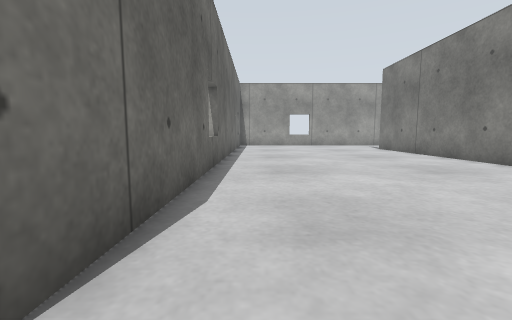
View 1 (above)

24 first-person views from a walk through a world built for the Gazebo simulator. The camera is 0.5 m above the floor, tilts 6° down and sees 90° across. The floor is counted in squares, 0.5 m on a side. Each view is taken from the middle of a square. On the plan, view 1 faces up. The plan holds only what a view shows up to about 11 squares ahead; the rest is blank. The place goes on beyond the plan. The robots in the file are not drawn.

View 2
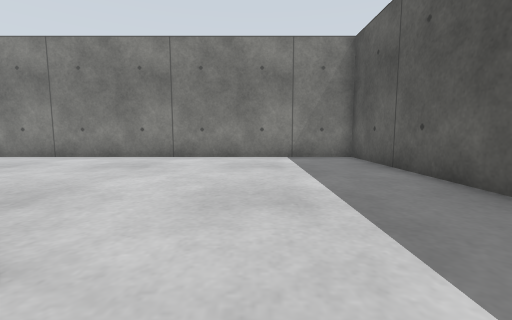

View 3
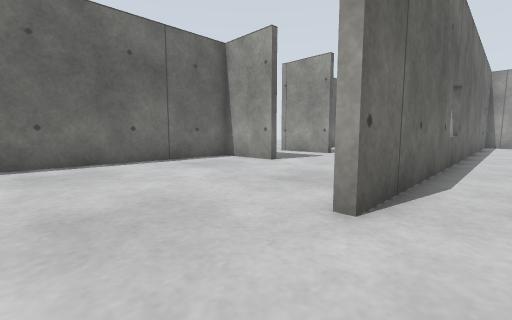

View 4
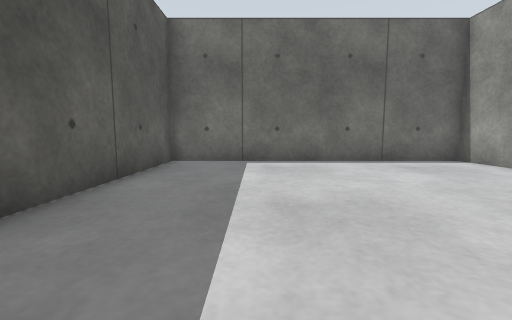

View 5
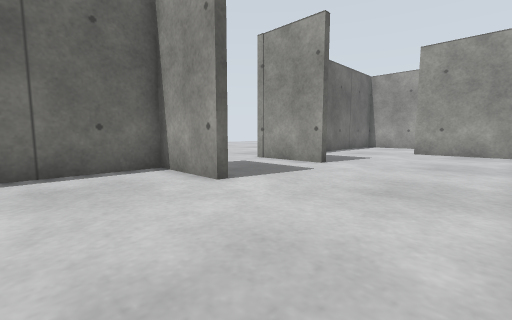

View 6
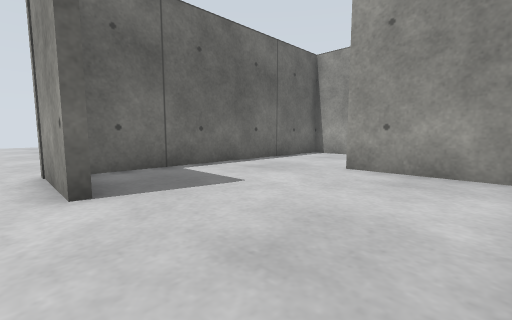

View 7
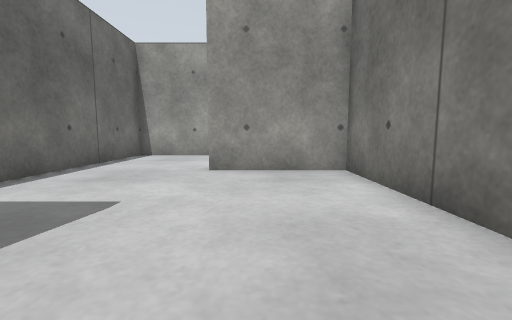

View 8
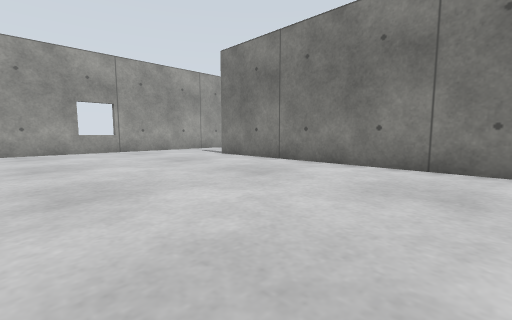

View 9
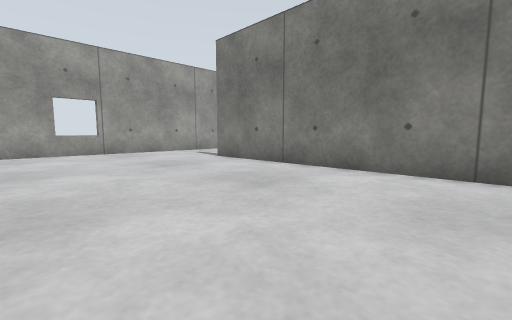

View 10
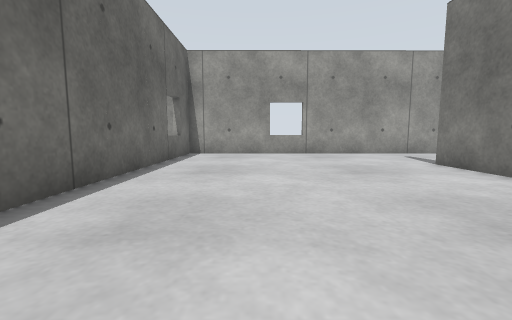

View 11
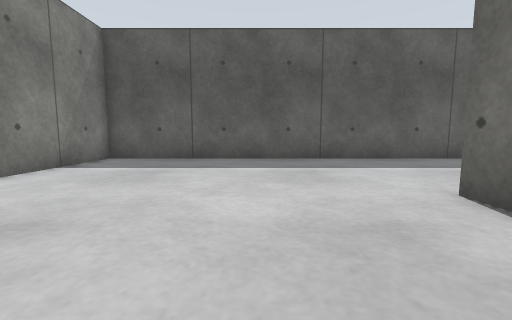

View 12
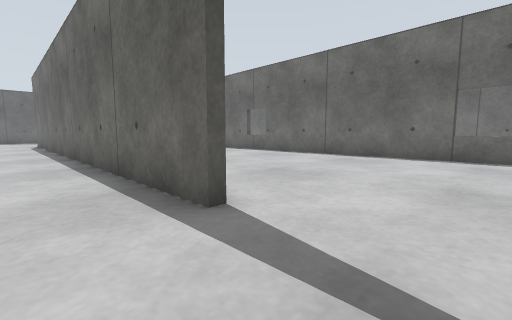

View 13
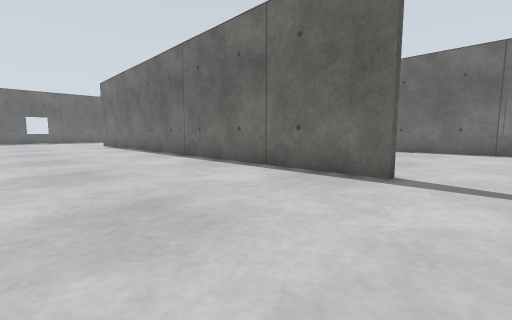

View 14
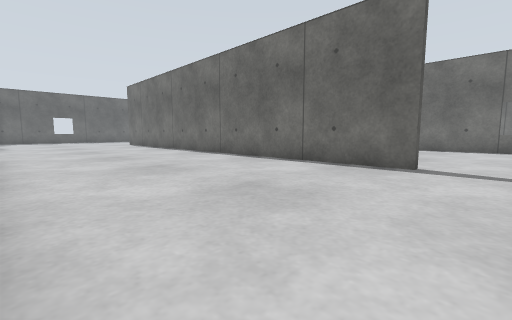

View 15
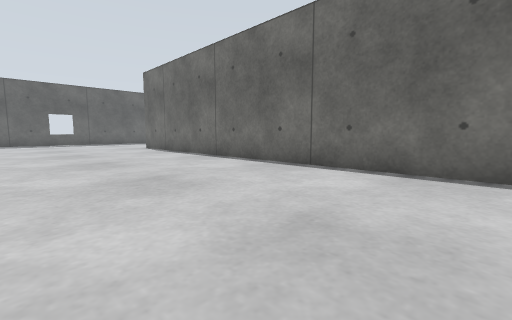

View 16
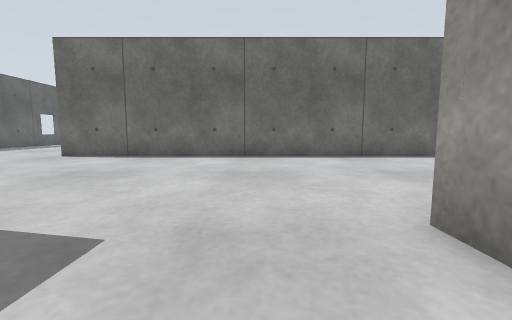

View 17
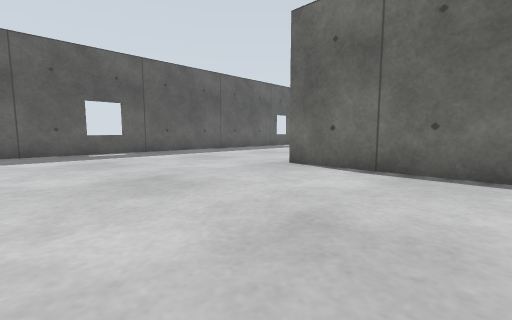

View 18
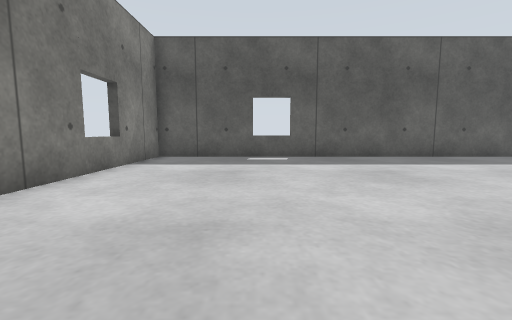

View 19
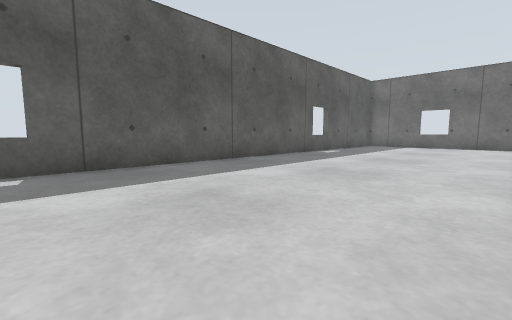

View 20
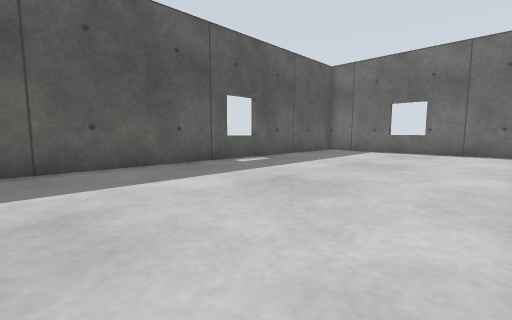

View 21
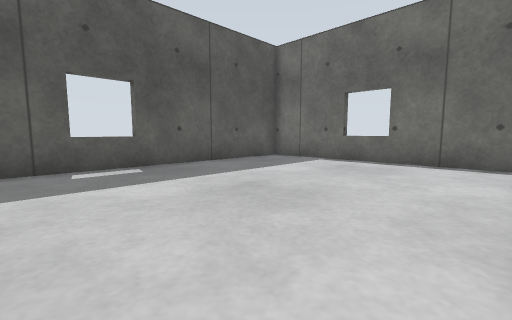

View 22
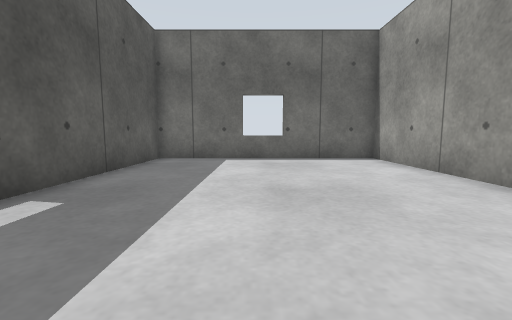

View 23
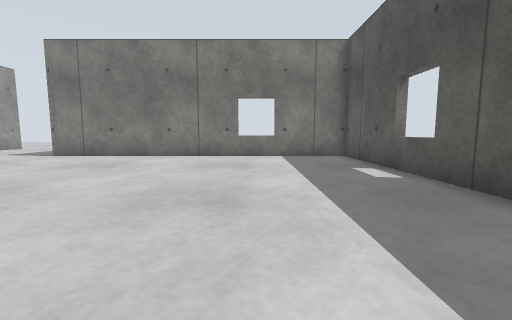

View 24
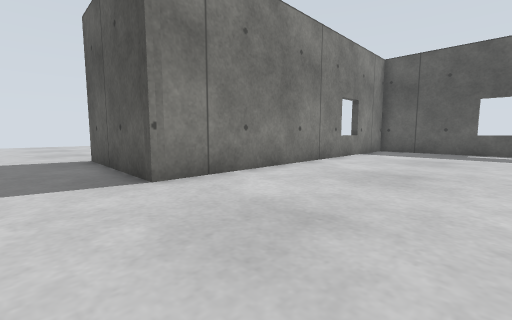

### Floor plan
Points are (right, up) in squares from view 1. A wall is a line through its corners. A room is listed if a view was taken in it or the views show most of it. See-through windows are left out.
Room 1 (views 1, 3, 4, 8, 9, 10, 11)
walls: (-1.4, -5) (7.8, -5) (7.8, 16.3); (-1.3, 19.3) (-1.3, 0.9)
ways out: opening at (-1, -2) to room 2; opening at (8, 18) to room 3
Room 2 (views 2, 5, 6, 7)
walls: (-6.4, 5.3) (-9.2, 5.3) (-9.2, -5) (-1.4, -5); (-6.5, 9.7) (-9.6, 9.7)
ways out: opening at (-1, -2) to room 1; opening at (-4, 10) to room 4; opening at (-8.7, 8)
Room 3 (views 12, 13, 14, 15, 16, 17, 18, 19, 20, 21, 22, 23, 24)
walls: (17.3, 4.9) (16.3, 4.9); (-3.6, -5.3) (-9.2, -5.3) (-9.2, -13.8) (16.1, -13.8) (16.1, -1.1) (21.6, -1.3); (8.1, 16.3) (8.1, -5.4)
ways out: opening at (8, 18) to room 1
Room 4 (no view inside)
walls: (-1.6, 11.4) (-1.6, 15.9) (-5.4, 15.9); (-9.2, 15.5) (-9.2, 10.5)
ways out: opening at (-4, 10) to room 2; opening at (-7, 16)

Where each view was taken, in squares from view 1:
view 1: 0 up, 0 right, facing up
view 2: 1 down, 3 left, facing right
view 3: 2 down, 0 right, facing up-left
view 4: 2 down, 0 right, facing left
view 5: 2 up, 2 left, facing up-left
view 6: 9 up, 2 left, facing up-left
view 7: 9 up, 4 left, facing up
view 8: 6 up, 0 right, facing up-right
view 9: 7 up, 1 right, facing up-right
view 10: 8 up, 2 right, facing up
view 11: 5 up, 2 right, facing down
view 12: 19 up, 10 right, facing down-left
view 13: 18 up, 14 right, facing down-left
view 14: 18 up, 16 right, facing down-left
view 15: 12 up, 15 right, facing down-left
view 16: 3 up, 19 right, facing left
view 17: 0 up, 15 right, facing down-left
view 18: 3 down, 12 right, facing down
view 19: 6 down, 11 right, facing down-left
view 20: 6 down, 5 right, facing down-left
view 21: 6 down, 0 right, facing down-left
view 22: 10 down, 1 right, facing left
view 23: 10 down, 5 right, facing right
view 24: 1 up, 11 right, facing down-right
